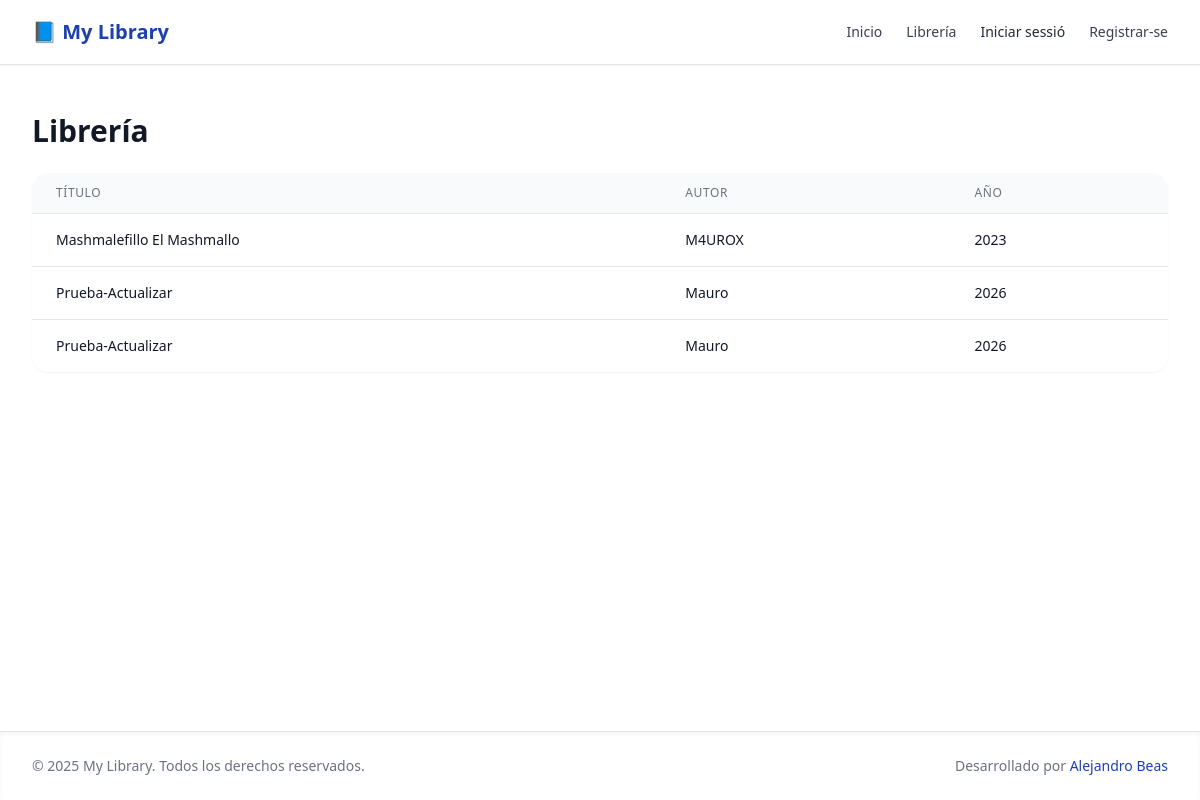
Before: /books with the older database file.
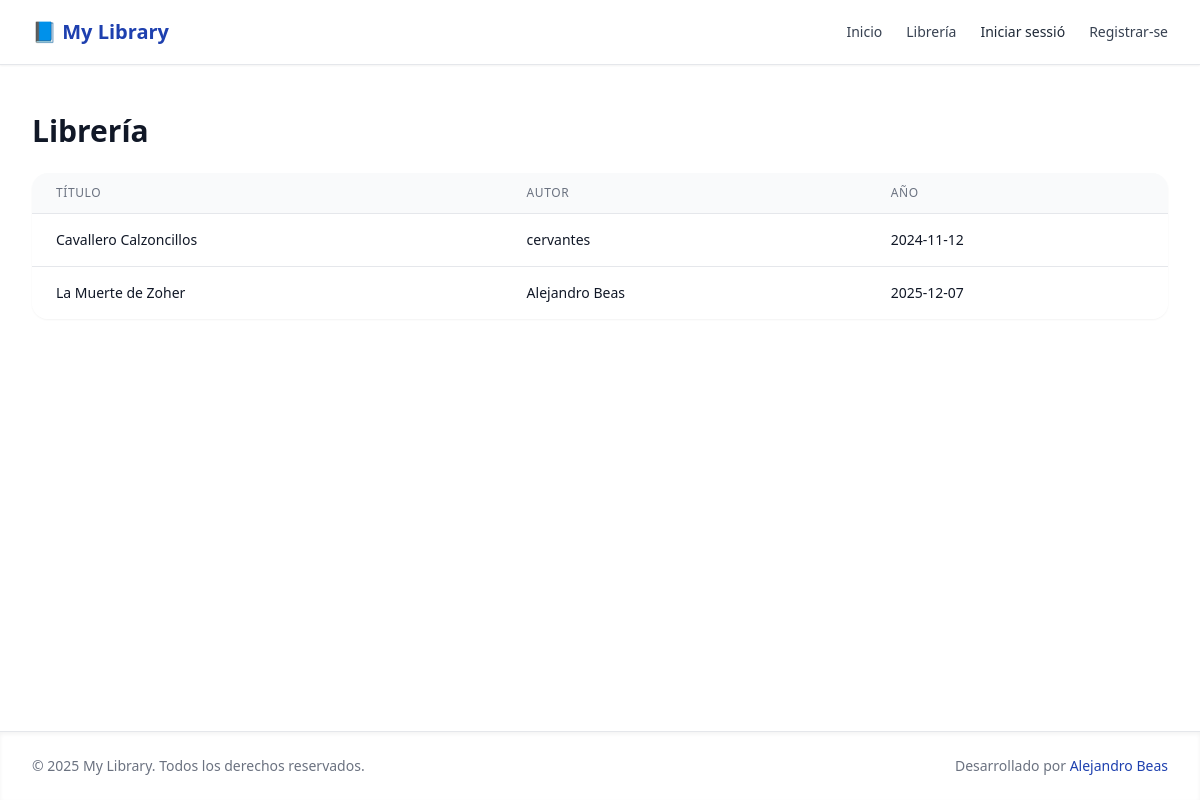
After: the same page with the newer database file.
### tables this page shows
CREATE TABLE books (
	id INTEGER NOT NULL PRIMARY KEY AUTOINCREMENT,
	title TEXT NOT NULL,
	author TEXT,
	publish_date TEXT
, sinopsis varchar(45) default NULL, Etiqueta varchar(45) default NULL, genres TEXT NOT NULL);

### controllers/bookscontroller.php (called while the page is built)
<?php
require_once __DIR__ . '/../models/books.php';
$books = getAllBooks($db);
require __DIR__ . '/../views/books_list.view.php';

### models/books.php (called while the page is built, shortened)
<?php
function getAllBooks(PDO $db): array {
    $stmt = $db->query("SELECT id, title, author, publish_date FROM books ORDER BY id DESC");
    return $stmt->fetchAll();
}

### views/books_list.view.php (the view, shortened to what this page needs)
<?php include 'partials/header.view.php'; ?>
<main class="flex-1">
    <div class="max-w-7xl mx-auto py-6 sm:px-6 lg:px-8">
        <div class="px-4 py-6 sm:px-0">
            <div class="flex justify-between items-center mb-6">
                <h1 class="text-3xl font-bold text-gray-900">Librería</h1>
            </div>
            <?php if (empty($books)): ?>
                <div class="text-center py-12 bg-white rounded-2xl shadow-sm">
                    <div class="text-gray-400 text-6xl mb-4">📚</div>
                    <h3 class="text-xl font-semibold text-gray-900 mb-2">No hay libros en la biblioteca</h3>
                    <p class="text-gray-500 mb-6">Comienza añadiendo tu primer libro a la colección.</p>
                    <?php if ($_SESSION['user']): ?>
                        <a href="/add-book" class="bg-primary text-white px-6 py-3 rounded-lg hover:bg-red-700 font-semibold inline-block">
                            Añadir Primer Libro
                        </a>
                    <?php else: ?>
                        <p class="text-gray-500">Inicia sesión para añadir libros.</p>
                    <?php endif; ?>
                </div>
            <?php else: ?>
                <div class="bg-white rounded-2xl shadow-sm overflow-hidden">
                    <div class="overflow-x-auto">
                        <table class="min-w-full divide-y divide-gray-200">
                            <thead class="bg-gray-50">
                                <tr>
                                    <th class="px-6 py-3 text-left text-xs font-medium text-gray-500 uppercase tracking-wider">Título</th>
                                    <th class="px-6 py-3 text-left text-xs font-medium text-gray-500 uppercase tracking-wider">Autor</th>
                                    <th class="px-6 py-3 text-left text-xs font-medium text-gray-500 uppercase tracking-wider">Año</th>
                                </tr>
                            </thead>
                            <tbody class="bg-white divide-y divide-gray-200">
                                <?php foreach ($books as $book): ?>
                                    <tr class="hover:bg-gray-50">
                                        <td class="px-6 py-4 whitespace-nowrap">
                                            <a href="/view-book/<?= $book['id'] ?>"><div class="text-sm font-medium text-gray-900"><?= htmlspecialchars($book['title']) ?> </div></a>
                                        </td>
                                        <td class="px-6 py-4 whitespace-nowrap">
                                            <div class="text-sm text-gray-900"><?= htmlspecialchars($book['author']) ?></div>
                                        </td>
                                        <td class="px-6 py-4 whitespace-nowrap">
                                            <div class="text-sm text-gray-900"><?= htmlspecialchars($book['publish_date']) ?></div>
                                        </td>
                                    </tr>
                                <?php endforeach; ?>
                            </tbody>
                        </table>
                    </div>
                </div>
            <?php endif; ?>
        </div>
    </div>
</main>
<?php include 'partials/footer.view.php'; ?>

Changed rows visible on the page:
removed books: title "Mashmalefillo El Mashmallo", author "M4UROX", publish_date "2023"
removed books: title "Prueba-Actualizar", author "Mauro", publish_date "2026"
removed books: title "Prueba-Actualizar", author "Mauro", publish_date "2026"
added books: title "Cavallero Calzoncillos", author "cervantes", publish_date "2024-11-12"
added books: title "La Muerte de Zoher", author "Alejandro Beas", publish_date "2025-12-07"
